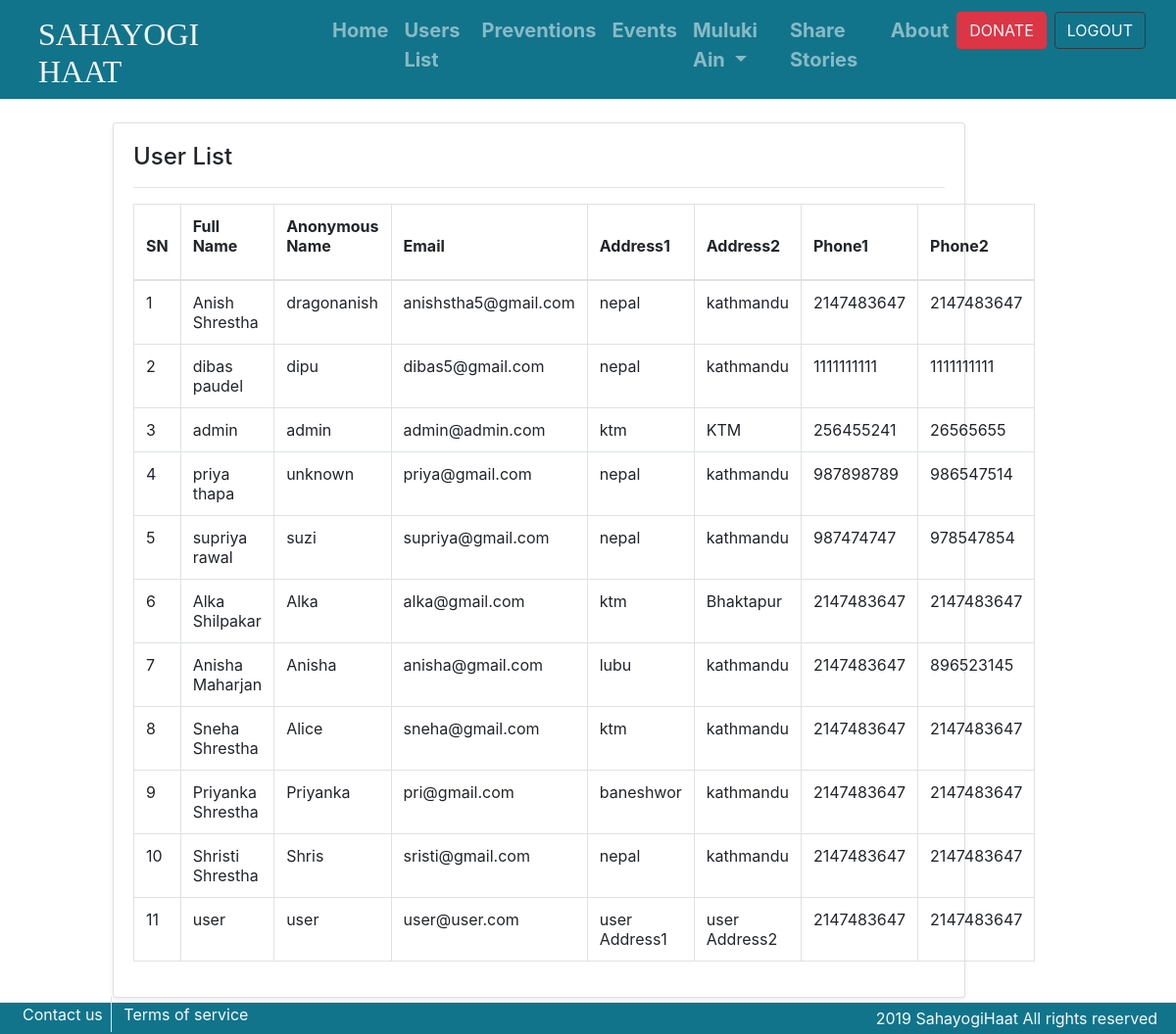
The page /view/UsersList.php (signed in) on the database its author committed.
### tables this page shows
CREATE TABLE `user` (
  `UserId` int(11) NOT NULL,
  `FullName` text NOT NULL,
  `FullNameOPT` text NOT NULL,
  `Email` text NOT NULL,
  `Password` text NOT NULL,
  `UserType` varchar(10) NOT NULL,
  `Gender` varchar(10) NOT NULL,
  `Phone1` int(14) NOT NULL,
  `Phone2` int(14) NOT NULL,
  `Address1` text NOT NULL,
  `Address2` text NOT NULL,
  `UserImage` text NOT NULL,
  `EnteredDate` datetime NOT NULL DEFAULT current_timestamp(),
  `LastUpdatedDate` datetime NOT NULL DEFAULT current_timestamp(),
  `IsDeleted` bit(1) NOT NULL,
  `DeletedDate` datetime NOT NULL DEFAULT current_timestamp(),
  `IsEmergency` bit(1) NOT NULL,
  `IsUpdated` bit(1) NOT NULL
);

### view/UsersList.php (the view, shortened to what this page needs)
<?php
include '../action/DbConnection.php';
include '../includes/header.php';
include '../includes/nav.php';
?>
<div class="container-fluid">
    <div class="row pt-4">
        <div class="col-1"></div>
        <div class="col-9">
            <div class="card shadow-sm">
                    <div  class="card-body">
                        <div>
                            <h4 class="card-title">User List</h4>
                        </div>
                        <hr>
                        <span class="pt-4">
            <table class="table table-bordered tab">
                <thead class="grey black-text font-weight-bold" >
                <tr style="height: 10px;">
                    <th><p class="card-title">SN</p></th>
                    <th><p class="card-title">Full Name</p></th>
                    <th><p class="card-title">Anonymous Name</p></th>
                      <th><p class="card-title">Email</p></th>
                       <th><p class="card-title">Address1</p></th>
                        <th><p class="card-title">Address2</p></th>
                        <th><p class="card-title">Phone1</p></th>
                        <th><p class="card-title">Phone2</p></th>
                </tr>
                </thead>
                <tbody>
                 <?php
                    $i = 1;
                    $sql = mysqli_query($db,"select * from user where IsDeleted=0");
                    while ($row = mysqli_fetch_assoc($sql)) {
                  ?>
                <tr>
                    <td><?php echo $i; ?></td>
                    <td><?php echo $row["FullName"]; ?></td>
                    <td><?php echo $row["FullNameOPT"]; ?></td>
                    <td><?php echo $row["Email"]; ?></td>
                    <td><?php echo $row["Address1"]; ?></td>
                    <td><?php echo $row["Address2"]; ?></td>
                    <td><?php echo $row["Phone1"]; ?></td>
                    <td><?php echo $row["Phone2"]; ?></td>
                </tr>
                <?php
                    $i++;
            } ?>
                </tbody>
            </table>
            </span>
                    </div>
                </div><div style="height: 5px;"></div>
        </div>
        <div class="col-2"></div>
    </div>
</div>
<?php include '../includes/footer.php'; ?>

### rows shown on the page
user: FullName "Anish Shrestha", FullNameOPT "dragonanish", Email "anishstha5@gmail.com", Address1 "nepal", Address2 "kathmandu", Phone1 "2147483647", Phone2 "2147483647"
user: FullName "dibas paudel", FullNameOPT "dipu", Email "dibas5@gmail.com", Address1 "nepal", Address2 "kathmandu", Phone1 "1111111111", Phone2 "1111111111"
user: FullName "admin", FullNameOPT "admin", Email "admin@admin.com", Address1 "ktm", Address2 "KTM", Phone1 "256455241", Phone2 "26565655"
user: FullName "priya thapa", FullNameOPT "unknown", Email "priya@gmail.com", Address1 "nepal", Address2 "kathmandu", Phone1 "987898789", Phone2 "986547514"
user: FullName "supriya rawal", FullNameOPT "suzi", Email "supriya@gmail.com", Address1 "nepal", Address2 "kathmandu", Phone1 "987474747", Phone2 "978547854"
user: FullName "Alka Shilpakar", FullNameOPT "Alka", Email "alka@gmail.com", Address1 "ktm", Address2 "Bhaktapur", Phone1 "2147483647", Phone2 "2147483647"
user: FullName "Anisha Maharjan", FullNameOPT "Anisha", Email "anisha@gmail.com", Address1 "lubu", Address2 "kathmandu", Phone1 "2147483647", Phone2 "896523145"
user: FullName "Sneha Shrestha", FullNameOPT "Alice", Email "sneha@gmail.com", Address1 "ktm", Address2 "kathmandu", Phone1 "2147483647", Phone2 "2147483647"
user: FullName "Priyanka Shrestha", FullNameOPT "Priyanka", Email "pri@gmail.com", Address1 "baneshwor", Address2 "kathmandu", Phone1 "2147483647", Phone2 "2147483647"
user: FullName "Shristi Shrestha", FullNameOPT "Shris", Email "sristi@gmail.com", Address1 "nepal", Address2 "kathmandu", Phone1 "2147483647", Phone2 "2147483647"
user: FullName "user", FullNameOPT "user", Email "user@user.com", Address1 "user Address1", Address2 "user Address2", Phone1 "2147483647", Phone2 "2147483647"
